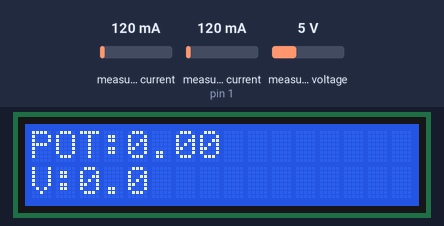
The sketch below on a simulated Arduino Uno, built with avr-gcc and run on an emulated ATmega328P. Shown: 16×2 character LCD. The inputs (shaded band) are chosen by the test bench; at power-on: measured current (sensor on pin 1) 120 mA, measured voltage 5 V, measured current 120 mA. What the sketch prints to the serial monitor is not drawn.

Above: at 1.2 s.
1.3 s: measured current (sensor on pin 1) set to 40 mA
At 4.9 s:
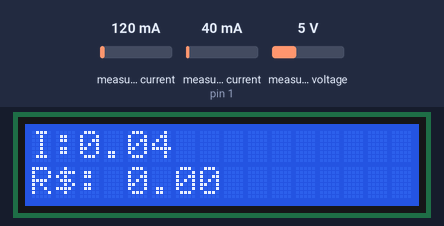
8.4 s: measured voltage set to 0.3 V
At 14.1 s:
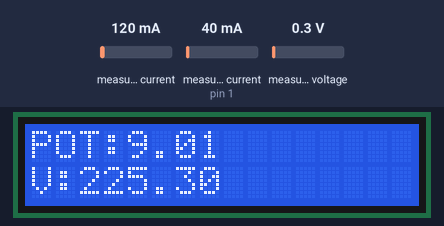
15.5 s: measured current (sensor on pin 1) set to 500 mA
At 18.2 s:
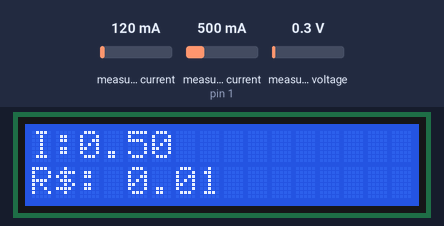
18.9 s: measured voltage set to 3.8 V
At 24.7 s:
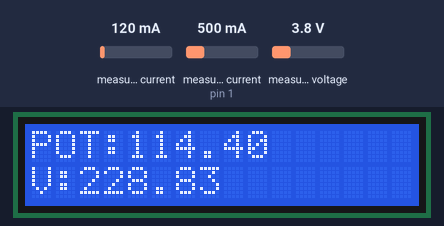
26.0 s: measured current (sensor on pin 1) set to 1000 mA
At 27.8 s:
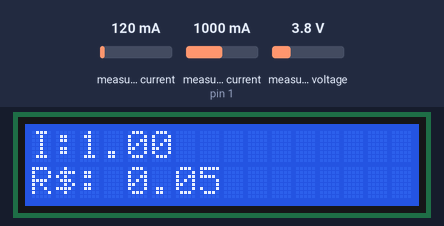
29.4 s: measured voltage set to 7.5 V
At 34.5 s:
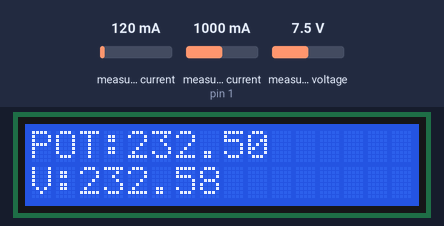
Timing chart, 0 to 36.0 s (numbered marks = the images above; inputs shaded):
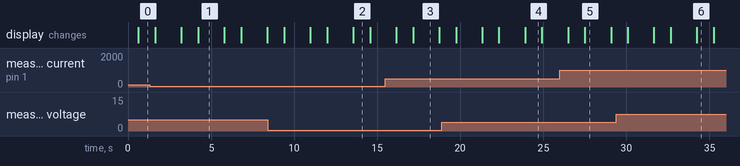

The sketch:

projeto_oficial.ino
```cpp
#include <LiquidCrystal_I2C.h>
#include <EmonLib.h>
#include <Wire.h>

#define VOLT_CAL 520// VALOR DE CALIBRAÇÃO (DEVE SER AJUSTADO EM PARALELO COM UM MULTÍMETRO)

float potencia = 0;
float valor_real = 0;
float tarifa = 120;
float total_taxa;

EnergyMonitor SCT013; // Cria uma instancia pra corrente
EnergyMonitor emon1; //CRIA UMA INSTÂNCIA pra tensao

// Inicializa o display no endereco 0x27
LiquidCrystal_I2C lcd (0x27,16,2);

double tempo;

void setup()
{
 emon1.voltage(0, VOLT_CAL, 1.7); //PASSA PARA A FUNÇÃO OS PARÂMETROS (PINO ANALÓGIO / VALOR DE CALIBRAÇÃO / MUDANÇA DE FASE)
 SCT013.current(1, 6.0606);
 Serial.begin(9600);
 pinMode(A1,INPUT);
 lcd.init();
 lcd.setBacklight(HIGH);
}

void loop()
{


 double Irms = SCT013.calcIrms(1480); // Calcula o valor da Corrente

 float supplyVoltage = emon1.Vrms;

 emon1.calcVI(17,2000);

 potencia = (Irms * supplyVoltage) ; // Calcula o valor da Potencia Instantanea

 total_taxa =(tarifa/3600)*2.02116;

 valor_real = valor_real + (((potencia)/1000)*total_taxa); // Calcula o valor do custo em relacao à potencia consumida

 delay(200);

 //lcd.clear();
 //lcd.setCursor(0,0);
 //lcd.print("VALOR REAL = ");
 //lcd.print(valor_real);


  lcd.setCursor(0,0);
  lcd.print("POT:");
  lcd.print(potencia);
  lcd.setCursor(0,1);
  lcd.print("V:");
  lcd.print(supplyVoltage, 1);
  delay(1000);
  lcd.clear();
  lcd.setCursor(0,0);
  lcd.print("I:");
  lcd.print(Irms);
  lcd.setCursor(0,1);
  lcd.print("R$: ");
  lcd.print(valor_real);
  delay(1000);

  tempo = millis();

  Serial.println(String(potencia) + "|" + String(supplyVoltage) + "|" + String(Irms) + "|" + String(valor_real) + "|" + String(tempo/1000));
  //Serial.println(valor_real,7);
  //delay(3000); //Aguarda 30 segundos

}
```

Measured:
- after the input at 8.4 s, the display: first differs from a run without the input after 5.2 s (image 2)
- after the input at 15.5 s, the display: first changes after 0.64 s (image 3 shows a later state)
- what the display in image 1 shows lasts 1.6 s, from 4.2 s to 5.8 s
- what the display in image 2 shows lasts 1.0 s, from 13.6 s to 14.6 s
